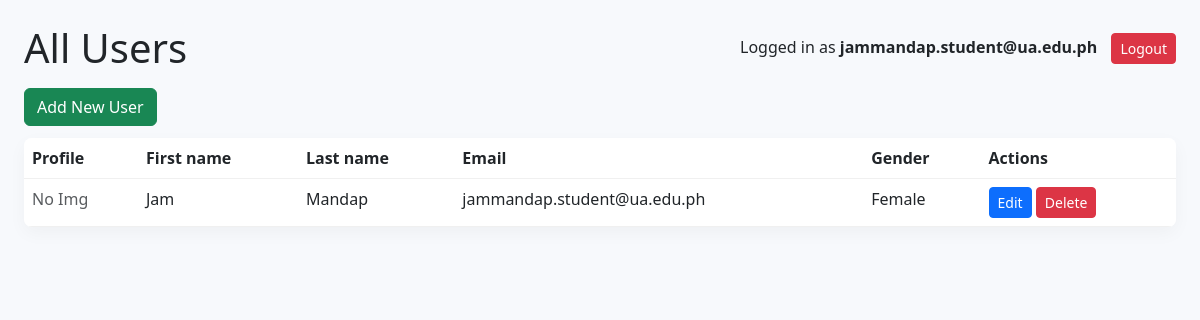
The app's page /users/ (signed in), older data.
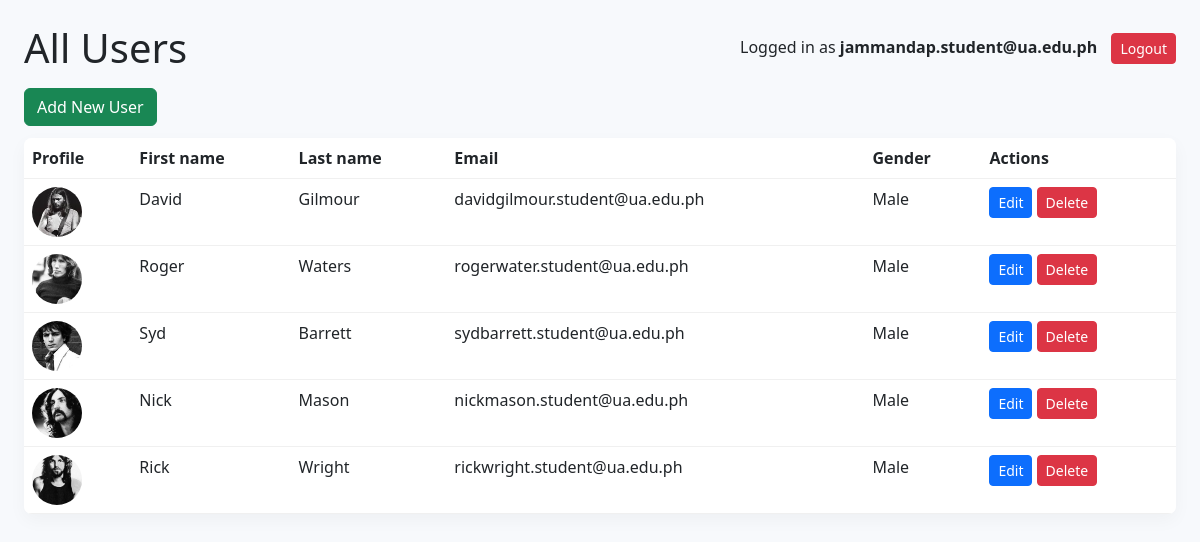
The same page, newer data.
### myapp/models.py (models this page shows, shortened)
class UserRegistration(models.Model):
    first_name = models.CharField(max_length=100)
    last_name = models.CharField(max_length=100)
    email = models.EmailField(max_length=250)
    password = models.CharField(max_length=150)
    date_registered = models.DateTimeField(auto_now_add=True)
    gender = models.CharField(max_length=16)
    profile_picture = models.ImageField(
        upload_to='profile_pictures/',
        blank=True,
        null=True
    )

### myapp/views.py (the view)
# urls.py: path('users/', views.user_list_view, name='user_list'),
def user_list_view(request):
    if 'user_id' not in request.session:
        return redirect('login')
    users = UserRegistration.objects.all()
    return render(request, 'myapp/user_list.html', {'users': users})

### myapp/templates/myapp/user_list.html (shortened to what this page needs)
<!DOCTYPE html>
<html>
<head>
    <link href="https://cdn.jsdelivr.net/npm/bootstrap@5.3.0/dist/css/bootstrap.min.css" rel="stylesheet">
</head>
<body>
  <div class="top">
    <h1 style="margin:0;">All Users</h1>
    <div>
      Logged in as <strong>{{ request.session.user_email }}</strong>
      <a href="{% url 'logout' %}" class="btn btn-danger btn-sm" style="margin-left:10px;">Logout</a>
    </div>
  </div>
  <div style="margin-bottom: 12px;">
    <a href="{% url 'user_create' %}" class="btn btn-success">Add New User</a>
  </div>
  <table class="table">
    <thead>
      <tr>
        <th>Profile</th>
        <th>First name</th>
        <th>Last name</th>
        <th>Email</th>
        <th>Gender</th>
        <th>Actions</th>
      </tr>
    </thead>
    <tbody>
      {% for u in users %}
      <tr>
        <td>
            {% if u.profile_picture %}
                <img src="{{ u.profile_picture.url }}" width="50" height="50" style="object-fit:cover; border-radius:50%;">
            {% else %}
                <span class="text-muted">No Img</span>
            {% endif %}
        </td>
        <td>{{ u.first_name }}</td>
        <td>{{ u.last_name }}</td>
        <td>{{ u.email }}</td>
        <td>{{ u.gender }}</td>
        <td>
            <a href="{% url 'user_update' u.id %}" class="btn btn-sm btn-primary">Edit</a>
            <a href="{% url 'user_delete' u.id %}" class="btn btn-sm btn-danger">Delete</a>
        </td>
      </tr>
      {% empty %}
      <tr><td colspan="6">No users found.</td></tr>
      {% endfor %}
    </tbody>
  </table>
</body>
</html>

### myapp/templates/myapp/user_list.html (style rules this page uses)
body { padding: 24px; background: #f7f9fc; }
.top { display: flex; justify-content: space-between; align-items: center; margin-bottom: 16px; }
table { width: 100%; border-collapse: collapse; background: white; border-radius: 8px; overflow: hidden; box-shadow: 0 6px 18px rgba(0,0,0,0.04); }
th, td { padding: 12px 16px; text-align: left; border-bottom: 1px solid #f0f0f0; }
th { background: #eef3fb; font-weight: 700; }

Row changes from the older to the newer data that the page shows:
removed UserRegistration: session.user_email "jammandap.student@ua.edu.ph", shows "No Img", first_name "Jam", last_name "Mandap", email "jammandap.student@ua.edu.ph", gender "Female"
added UserRegistration: profile_picture (picture), first_name "David", last_name "Gilmour", email "davidgilmour.student@ua.edu.ph", gender "Male"
added UserRegistration: profile_picture (picture), first_name "Roger", last_name "Waters", email "rogerwater.student@ua.edu.ph", gender "Male"
added UserRegistration: profile_picture (picture), first_name "Syd", last_name "Barrett", email "sydbarrett.student@ua.edu.ph", gender "Male"
added UserRegistration: profile_picture (picture), first_name "Nick", last_name "Mason", email "nickmason.student@ua.edu.ph", gender "Male"
added UserRegistration: profile_picture (picture), first_name "Rick", last_name "Wright", email "rickwright.student@ua.edu.ph", gender "Male"
Text that changed along with them:
{{ request.session.user_email }}: (not shown) → "jammandap.student@ua.edu.ph"
